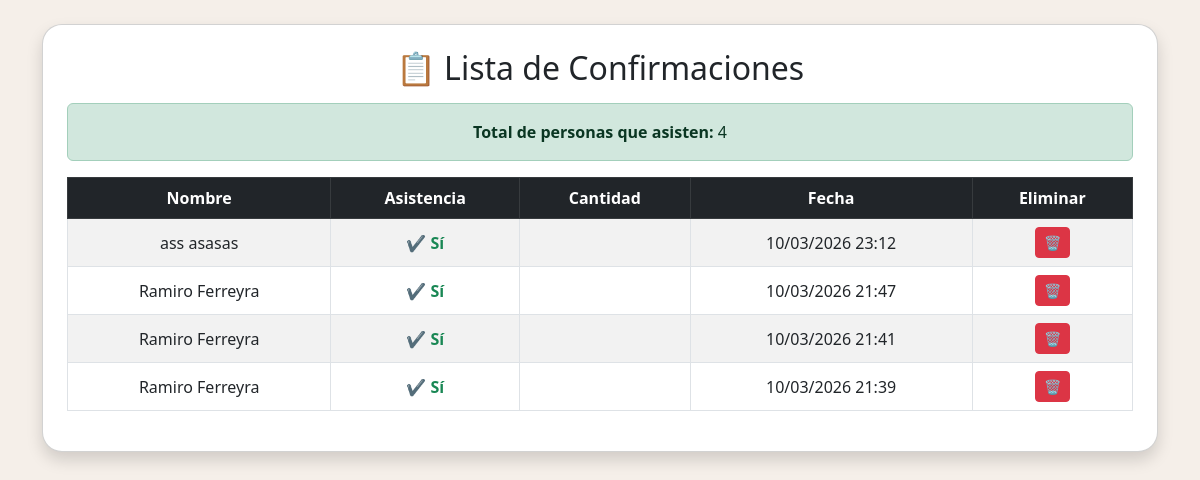
/admin, run on an earlier commit of the app's database.
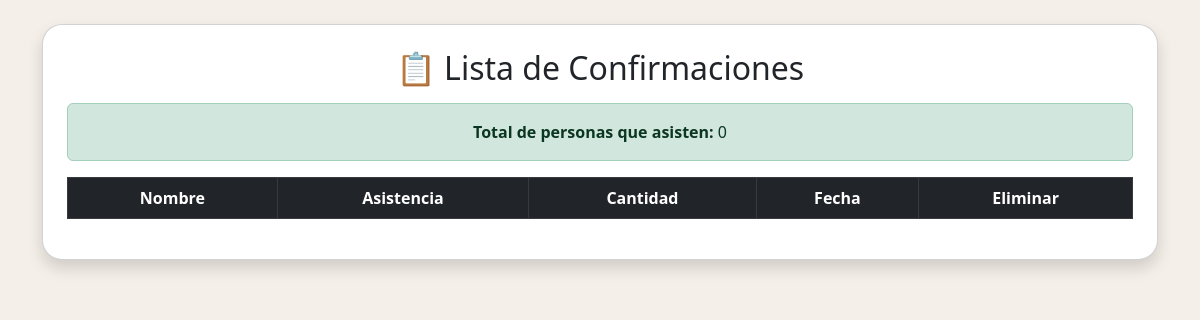
And on a later commit of the database.
### tables this page shows
CREATE TABLE invitados (
            id INTEGER PRIMARY KEY AUTOINCREMENT,
            nombre TEXT NOT NULL,
            apellido TEXT NOT NULL,
            asistencia TEXT NOT NULL,
            fecha TEXT NOT NULL
        );

### app.py (the view)
@app.route("/admin")
def admin():
    conn = get_db_connection()
    cursor = conn.cursor()
    cursor.execute("SELECT * FROM invitados ORDER BY id DESC")
    invitados = cursor.fetchall()
    conn.close()
    if DATABASE_URL:
        total = sum(1 for i in invitados if i[3] == "Si")
    else:
        total = sum(1 for i in invitados if i["asistencia"] == "Si")
    return render_template("admin.html", invitados=invitados, total=total)

### app.py (called while the page is built)
def get_db_connection():
    if DATABASE_URL:
        conn = psycopg2.connect(DATABASE_URL)
        return conn
    else:
        conn = sqlite3.connect("database.db")
        conn.row_factory = sqlite3.Row
        return conn

### templates/admin.html (shortened to what this page needs)
<!DOCTYPE html>
<html>
<head>
    <link href="https://cdn.jsdelivr.net/npm/bootstrap@5.3.0/dist/css/bootstrap.min.css" rel="stylesheet">
</head>
<body>
<div class="container py-4">
    <div class="card shadow p-4">
        <h2 class="mb-3 text-center">📋 Lista de Confirmaciones</h2>
        <div class="alert alert-success text-center">
            <strong>Total de personas que asisten:</strong> {{ total }}
        </div>
        <div class="table-responsive">
            <table class="table table-striped table-bordered text-center align-middle">
                <thead class="table-dark">
                    <tr>
                        <th>Nombre</th>
                        <th>Asistencia</th>
                        <th>Cantidad</th>
                        <th>Fecha</th>
                        <th>Eliminar</th>
                    </tr>
                </thead>
                <tbody>
                    {% for i in invitados %}
                    <tr>
                        <td>{{ i["nombre"] }} {{ i["apellido"] }}</td>
                        {% if i["asistencia"] == "Si" %}
                            <td class="text-success fw-bold">✔ Sí</td>
                        {% else %}
                            <td class="text-danger fw-bold">✘ No</td>
                        {% endif %}
                        <td>{{ i["cantidad"] }}</td>
                        <td>{{ i["fecha"] }}</td>
                        <td>
                            <form action="{{ url_for('eliminar', id=i['id']) }}" method="POST" style="display:inline;">
                                <button type="submit"
                                        class="btn btn-danger btn-sm"
                                        onclick="return confirm('¿Seguro que quieres eliminar este invitado?')">
                                    🗑
                                </button>
                            </form>
                        </td>
                    </tr>
                    {% endfor %}
                </tbody>
            </table>
        </div>
    </div>
</div>
</body>
</html>

### templates/admin.html (style rules this page uses)
body { background:#f5efe9; }
.card { border-radius:20px; }
.table td, .table th { vertical-align: middle; }

What changed in the data, as far as the page shows it:
removed invitados: nombre "ass", apellido "asasas", asistencia "✔ Sí", fecha "10/03/2026 23:12"
removed invitados: nombre "Ramiro", apellido "Ferreyra", asistencia "✔ Sí", fecha "10/03/2026 21:47"
removed invitados: nombre "Ramiro", apellido "Ferreyra", asistencia "✔ Sí", fecha "10/03/2026 21:41"
removed invitados: nombre "Ramiro", apellido "Ferreyra", asistencia "✔ Sí", fecha "10/03/2026 21:39"
Also different on the page:
{{ total }}: "4" → "0"
